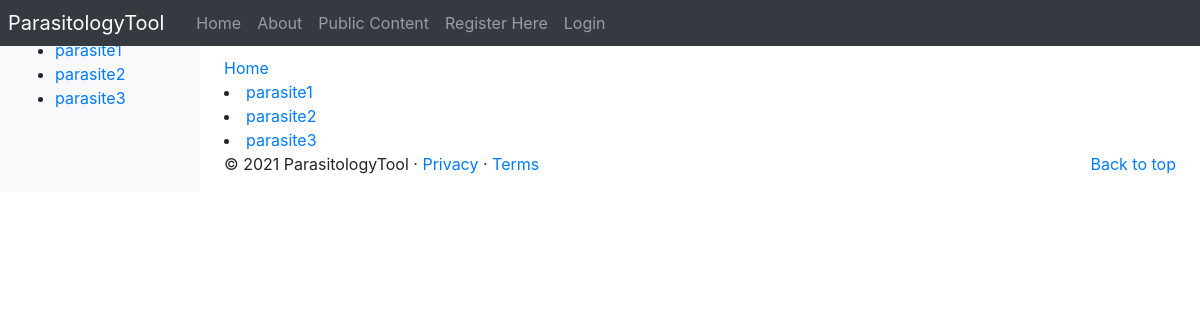
The page /parasitologyTool/clinical_portal/ on the database as committed earlier.
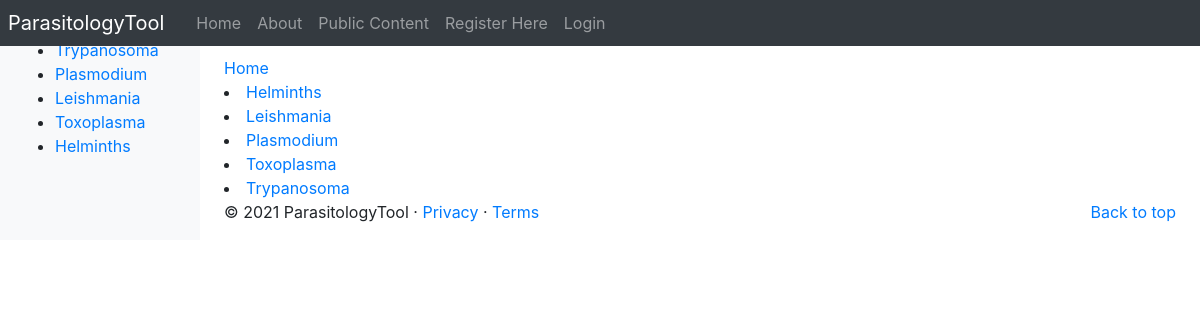
The same page on the database as committed later.
### parasitologyTool/models.py (models this page shows, shortened)
class Parasite(models.Model):
	NAME_MAX_LENGTH = 128
	name = models.CharField(max_length=NAME_MAX_LENGTH, unique=True)
	views = models.IntegerField(default=0)
	picture = models.ImageField(upload_to='parasite_pic')
	intro = models.CharField(max_length=3000)

### parasitologyTool/views.py (the view)
# urls.py: path('clinical_portal/', views.clinical_portal, name = 'clinical_portal'),
def clinical_portal(request):
    context_dict = {}
    parasite_list = Parasite.objects.order_by('name')
    context_dict['parasite_list'] = parasite_list
    return render(request, 'parasitologyTool/clinical_portal.html', context = context_dict)

### parasitologyTool/templatetags/parasitologyTool_template_tags.py (called while the page is built)
@register.inclusion_tag('parasitologyTool/parasite_list.html')
def get_parasite_list(current_category=None):
	return {'parasites': Parasite.objects.all(),
	        'current_category':current_category}

### templates/parasitologyTool/clinical_portal.html (shortened to what this page needs)
{% extends 'parasitologyTool/base.html' %}
{% load static %}
{% block body_block %}
		<h1>Clinical Portal</h1>
		<div>
			<a href="/parasitologyTool/">Home</a><br />
		</div>
		<div>
			{% for parasite in parasite_list %}
				<li><a href="{% url 'parasitologyTool:clinical_parasite_page' parasite.id %}">{{ parasite.name }}</a></li>
			{% endfor %}
		</div>
{% endblock %}

### templates/parasitologyTool/base.html (shortened to what this page needs)
<!DOCTYPE html>
{% load static %}
{% load parasitologyTool_template_tags %}
<html lang="en">
    <head>
    <link href="https://getbootstrap.com/docs/4.2/dist/css/bootstrap.min.css" rel="stylesheet">
    <link href="https://getbootstrap.com/docs/4.2/examples/dashboard/dashboard.css" rel="stylesheet">
    </head>
    <body>
        <header>
            <nav class="navbar navbar-expand-md navbar-dark fixed-top bg-dark p-0">
                <a class="navbar-brand p-2" href="{% url 'parasitologyTool:index' %}">ParasitologyTool</a>
                <div class="collapse navbar-collapse" id="navbarCollapse">
                    <ul class="navbar-nav mr-auto">
                        <li class="nav-item"><a class="nav-link" href="{% url 'parasitologyTool:index' %}">Home</a></li>
                        <li class="nav-item "><a class="nav-link" href="{% url 'parasitologyTool:about' %}">About</a></li>
                        <li class="nav-item "><a class="nav-link" href="{% url 'parasitologyTool:public_content' %}">Public Content</a></li>
                        {% if user.is_authenticated %}
                         <li class="nav-item"><a class="nav-link" href="{% url 'parasitologyTool:profile' user.username %}">Profile</a></li>
                        <!--
                        <li class="nav-item"><a class="nav-link" href="{% url 'parasitologyTool:add_parasite' %}">Add Parasite</a></li>
                         -->
                        <li class="nav-item"><a class="nav-link" href="{% url 'parasitologyTool:logout' %}?next=/parasitologyTool/">
                        Logout</a></li>
                        {% else %}
                        <li class="nav-item"><a class="nav-link" href="{% url 'parasitologyTool:register' %}">Register Here</a></li>
                        <li class="nav-item"><a class="nav-link" href="{% url 'parasitologyTool:login' %}">Login</a></li>
                        {% endif %}
                    </ul>
                </div>
            </nav>
        </header>
        <div class="container-fluid">
            <div class="row">
                <nav class="col-md-2 d-none d-md-block bg-light sidebar">
                    <div class="w-75 ml-3">
                    </div>
                    <div class="sidebar-sticky" id="parasite-listing">
                    {% block sidebar_block %}
                        {% get_parasite_list parasite %}
                    {% endblock %}
                    </div>
                </nav>
                <main role="main" class="col-md-9  ml-sm-auto col-lg-10 px-4">
                    {% block body_block %}{% endblock %}
                    <footer>
                        <p class="float-right"><a href="#">Back to top</a></p>
                        <p>&copy; 2021 ParasitologyTool &middot; <a href="#">Privacy</a> &middot; <a href="#">Terms</a></p>
                    </footer>
                </main>
            </div>
        </div>
    </body>
</html>

### templates/parasitologyTool/parasite_list.html
{% if parasites %}
    <ul>
    {% for p in parasites %}
        {% if p == current_category %}
            <li><strong><a href="{% url 'parasitologyTool:goto' %}?parasite_id={{ p.id }}">{{ p.name }}</a></strong></li>
        {% else %}
            <li><a href="{% url 'parasitologyTool:goto' %}?parasite_id={{ p.id }}">{{ p.name }}</a></li>
        {% endif %}
    {% endfor %}
    </ul>
{% else %}
    <strong>No parasites</strong>
{% endif %}

Rows that differ between the two databases and show on the page:
removed Parasite: name "parasite1"
removed Parasite: name "parasite2"
removed Parasite: name "parasite3"
added Parasite: name "Trypanosoma"
added Parasite: name "Plasmodium"
added Parasite: name "Leishmania"
added Parasite: name "Toxoplasma"
added Parasite: name "Helminths"
